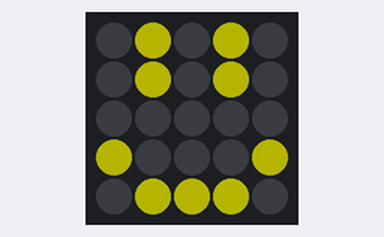
The program below on a simulated Raspberry Pi Pico running MicroPython. Shown: 5×5 RGB LED matrix. Dim RGB values are drawn brighter than linear; the 25 LEDs are laid out as on the BitDogLab board (LED 0 bottom right, every second row reversed). At 5.0 s the program stops and its outputs stay as they are.

Above: at 0.1 s.
At 1.1 s:
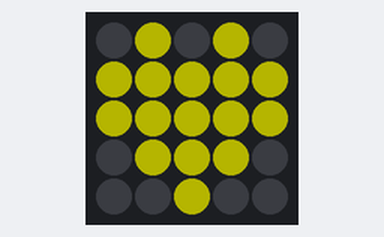
At 2.1 s:
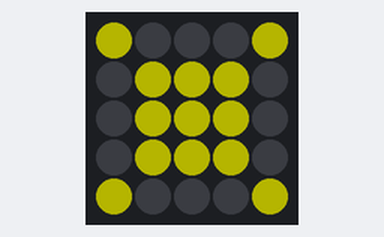
At 3.1 s:
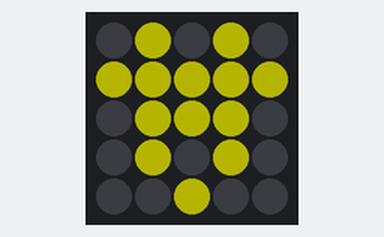
At 4.1 s:
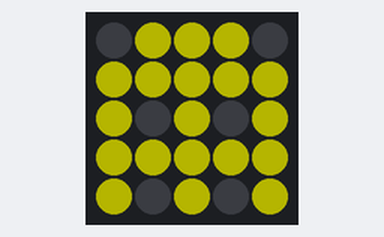

The program:

mostrar_emoji.py
```python
# mostrar_emoji.py
# Mostra emojis na matriz 5x5
# Bloco: Mostrar emoji

from machine import Pin
import neopixel
import time

# Configuração do NeoPixel (matriz 5x5)
NEOPIXEL_PIN = 7
NUM_LEDS = 25

# Inicializa a matriz de LEDs
np = neopixel.NeoPixel(Pin(NEOPIXEL_PIN), NUM_LEDS)

# Matriz de mapeamento (linha, coluna) -> índice do LED
LED_MATRIX = [
    [24, 23, 22, 21, 20],
    [15, 16, 17, 18, 19],
    [14, 13, 12, 11, 10],
    [5, 6, 7, 8, 9],
    [4, 3, 2, 1, 0]
]

# Padrões de emojis para matriz 5x5
EMOJIS = {
    'feliz': [
        [0, 1, 0, 1, 0],
        [0, 1, 0, 1, 0],
        [0, 0, 0, 0, 0],
        [1, 0, 0, 0, 1],
        [0, 1, 1, 1, 0]
    ],
    'triste': [
        [0, 1, 0, 1, 0],
        [0, 1, 0, 1, 0],
        [0, 0, 0, 0, 0],
        [0, 1, 1, 1, 0],
        [1, 0, 0, 0, 1]
    ],
    'surpreso': [
        [0, 1, 0, 1, 0],
        [0, 1, 0, 1, 0],
        [0, 0, 0, 0, 0],
        [0, 1, 1, 1, 0],
        [0, 1, 1, 1, 0]
    ],
    'coracao': [
        [0, 1, 0, 1, 0],
        [1, 1, 1, 1, 1],
        [1, 1, 1, 1, 1],
        [0, 1, 1, 1, 0],
        [0, 0, 1, 0, 0]
    ],
    'seta_cima': [
        [0, 0, 1, 0, 0],
        [0, 1, 1, 1, 0],
        [1, 0, 1, 0, 1],
        [0, 0, 1, 0, 0],
        [0, 0, 1, 0, 0]
    ],
    'seta_baixo': [
        [0, 0, 1, 0, 0],
        [0, 0, 1, 0, 0],
        [1, 0, 1, 0, 1],
        [0, 1, 1, 1, 0],
        [0, 0, 1, 0, 0]
    ],
    'sol': [
        [1, 0, 0, 0, 1],
        [0, 1, 1, 1, 0],
        [0, 1, 1, 1, 0],
        [0, 1, 1, 1, 0],
        [1, 0, 0, 0, 1]
    ],
    'chuva': [
        [0, 1, 0, 1, 0],
        [1, 1, 1, 1, 1],
        [0, 1, 1, 1, 0],
        [1, 0, 1, 0, 1],
        [0, 0, 1, 0, 0]
    ],
    'flor': [
        [0, 1, 0, 1, 0],
        [1, 1, 1, 1, 1],
        [0, 1, 1, 1, 0],
        [0, 1, 0, 1, 0],
        [0, 0, 1, 0, 0]
    ],
    'fantasma': [
        [0, 1, 1, 1, 0],
        [1, 1, 1, 1, 1],
        [1, 0, 1, 0, 1],
        [1, 1, 1, 1, 1],
        [1, 0, 1, 0, 1]
    ],
    'arvore_natal': [
        [0, 0, 1, 0, 0],
        [0, 1, 1, 1, 0],
        [1, 1, 1, 1, 1],
        [0, 1, 1, 1, 0],
        [0, 0, 1, 0, 0]
    ],
    'floco_neve': [
        [1, 0, 1, 0, 1],
        [0, 1, 1, 1, 0],
        [1, 1, 1, 1, 1],
        [0, 1, 1, 1, 0],
        [1, 0, 1, 0, 1]
    ],
    'presente': [
        [0, 1, 1, 1, 0],
        [1, 1, 0, 1, 1],
        [0, 1, 1, 1, 0],
        [1, 1, 0, 1, 1],
        [0, 1, 1, 1, 0]
    ],
    'sino': [
        [0, 0, 1, 0, 0],
        [0, 1, 1, 1, 0],
        [0, 1, 1, 1, 0],
        [1, 1, 1, 1, 1],
        [0, 0, 1, 0, 0]
    ]
}

def mostrar_emoji(emoji_nome, cor, brilho=30):
    """
    Mostra um emoji na matriz 5x5.

    Args:
        emoji_nome: Nome do emoji ('feliz', 'triste', 'coracao', etc)
        cor: Tupla (R, G, B) com valores de 0 a 255
        brilho: Intensidade de 0 a 100
    """
    if emoji_nome not in EMOJIS:
        return

    padrao = EMOJIS[emoji_nome]
    intensidade = brilho / 100 * 0.5

 # Limpa a matriz
    for i in range(25):
        np[i] = (0, 0, 0)

 # Acende os LEDs conforme o padrão
    for linha in range(5):
        for coluna in range(5):
            if padrao[linha][coluna] == 1:
                led_index = LED_MATRIX[linha][coluna]
                r = int(cor[0] * intensidade)
                g = int(cor[1] * intensidade)
                b = int(cor[2] * intensidade)
                np[led_index] = (r, g, b)

    np.write()

# Exemplo de uso
if __name__ == "__main__":
    emojis_para_testar = ['feliz', 'coracao', 'sol', 'flor', 'fantasma']

    for emoji in emojis_para_testar:
        mostrar_emoji(emoji, (255, 255, 0), 50)
        time.sleep(1)

 # Desliga a matriz
    for i in range(25):
        np[i] = (0, 0, 0)
    np.write()
```

Measured:
- what the display in image 1 shows lasts 1.0 s, from 1.0 s to 2.0 s
